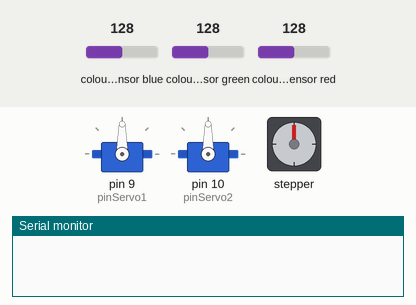
Simulated run of this sketch. Board: Arduino Uno, built with avr-gcc and run on an emulated ATmega328P. Shown: 2 × servo, stepper motor, the last lines printed to the serial monitor. Wiring (inferred from the names in the program): TCS3200 colour sensor: output pin 4; S2 A2; S3 A3; S0 A0; S1 A1. The inputs (shaded band) are chosen by the test bench; at power-on: colour sensor blue 128, colour sensor green 128, colour sensor red 128. Stepper angles assume 200 steps per turn.

Above: at 0.1 s.
At 2.19 s:
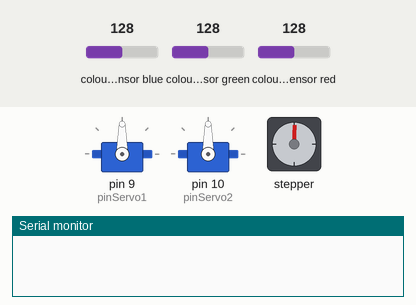
At 20.74 s:
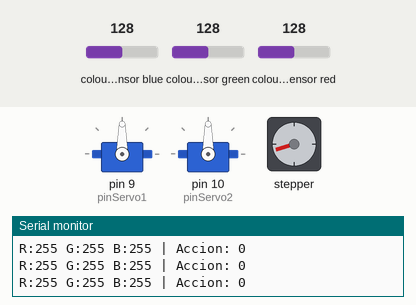
At 39.78 s:
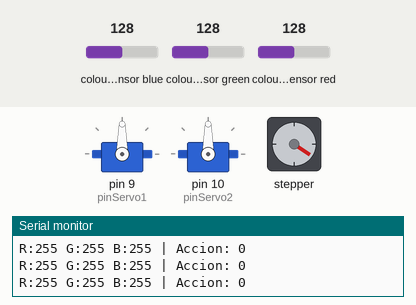
Timing chart, 0 to 40.0 s (numbered marks = the images above):
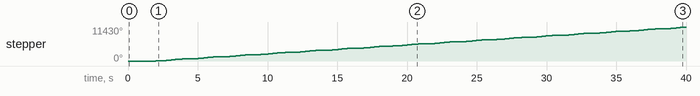

Measured:
- by itself, stepper: keeps turning clockwise at about 301°/s

The sketch:

Conveyor_Belt_D2_Student.ino
```cpp
/*
 * DESAFÍO 2 - Sorting por Color (TCS3200 + NEMA/EasyDriver)
 * * PASOS A SEGUIR EN LA EVALUACIÓN:
 * 1- Usar código Calibration_TCS3200 y encontrar los límites.
 * 2- Pegar los límites de tiempo en las constantes correspondientes.
 * 3- Verificar calibración correcta y establecer los límites para la detección de colores.
 * 4- Programar la rutina con servomotores para desviar el objeto resguardando los límites mecánicos.
 * 5- Mover la correa en pasos cortos hasta detectar variación, esperar 5s y evacuar por 10s.
 */

#include <Servo.h>
#include <AccelStepper.h>

// ====== PINES ======
// Stepper (HW-135 / EasyDriver)
const int pinStep = 2;
const int pinDir  = 3;

// Sensor GY-31 (TCS3200)
const int S0 = A0;
const int S1 = A1;
const int S2 = A2;
const int S3 = A3;
const int SENSOR_OUT = 4;

// Servos
const int pinServo1 = 9;
const int pinServo2 = 10;

// ====== LÍMITES MECÁNICOS ======
const int ANGULO_DESCANSO = 90;
const int ANGULO_MIN = 45;
const int ANGULO_MAX = 135;

// ====== OBJETOS ======
AccelStepper motorCorrea(1, pinStep, pinDir);
Servo servo1;
Servo servo2;

// ====== PASO 2: LÍMITES DE CALIBRACIÓN ======
// TODO: Pegar aquí los valores de tiempo medidos en la calibración
// (Nota: Negro = Tiempos largos, Blanco = Tiempos cortos)
const unsigned long R_BLACK = 600;
const unsigned long G_BLACK = 600;
const unsigned long B_BLACK = 600;

const unsigned long R_WHITE = 40;
const unsigned long G_WHITE = 40;
const unsigned long B_WHITE = 40;

void setup() {
  Serial.begin(9600);

  // Configuración Sensor
  pinMode(S0, OUTPUT);
  pinMode(S1, OUTPUT);
  pinMode(S2, OUTPUT);
  pinMode(S3, OUTPUT);
  pinMode(SENSOR_OUT, INPUT);

  // Escala de frecuencia al 100%
  digitalWrite(S0, HIGH);
  digitalWrite(S1, HIGH);

  // Configuración Servos
  servo1.attach(pinServo1);
  servo2.attach(pinServo2);

  // Seteo inicial seguro en posición de descanso (90°)
  moverServosSeguro(ANGULO_DESCANSO);

  // Configuración Dinámica de la Correa
  motorCorrea.setMaxSpeed(800.0);
  motorCorrea.setAcceleration(300.0);

  delay(2000);
}

void loop() {
  // PASO 5 (Inicio): Mover la correa en pasos cortos para búsqueda de objetos
  motorCorrea.move(400);
  motorCorrea.runToPosition();
  delay(200);

  // Leer canales del sensor
  unsigned long tR = leerColor(LOW, LOW);
  unsigned long tG = leerColor(HIGH, HIGH);
  unsigned long tB = leerColor(LOW, HIGH);

  // Mapear tiempos a escala estándar RGB 0-255
  int R = mapInvertidoConstrain(tR, R_BLACK, R_WHITE);
  int G = mapInvertidoConstrain(tG, G_BLACK, G_WHITE);
  int B = mapInvertidoConstrain(tB, B_BLACK, B_WHITE);

  // Clasificar color actual
  int accion = clasificarRGB(R, G, B);

  // Depuración en Monitor Serie
  Serial.print("R:"); Serial.print(R);
  Serial.print(" G:"); Serial.print(G);
  Serial.print(" B:"); Serial.print(B);
  Serial.print(" | Accion: "); Serial.println(accion);

  // Si se detecta una variación de color válida (distinta al fondo)
  if (accion != 0) {

    // PASO 4: Rutina con servomotores aplicando límites de seguridad
    switch (accion) {
      case 1:
        Serial.println("Clasificación (1): Direccionando a Caja 1 (90°)");
        moverServosSeguro(90);
        break;

      case 2:
        Serial.println("Clasificación (2): Direccionando a Caja 2 (45°)");
        moverServosSeguro(45);
        break;

      case 3:
        Serial.println("Clasificación (3): Direccionando a Caja 3 (135°)");
        moverServosSeguro(135);
        break;
    }

    // PASO 5 (Medio): Esperar 5 segundos tras detectar la variación y accionar servos
    delay(5000);

    // PASO 5 (Fin): Mover continuamente por 10 segundos para evacuar el objeto
    Serial.println("Moviendo continuamente por 10s...");
    motorCorrea.move(50000L);

    unsigned long tiempoInicio = millis();
    while (millis() - tiempoInicio < 10000) {
      motorCorrea.run();
    }

    // Detención controlada de la correa
    motorCorrea.stop();
    while (motorCorrea.distanceToGo() != 0) {
      motorCorrea.run();
    }

    // Retorno automático de servomotores a su ángulo inicial de descanso
    Serial.println("Retornando palas a posición de descanso (90°)");
    moverServosSeguro(ANGULO_DESCANSO);
  }
}

// ====== FUNCIONES AUXILIARES ======

/*
 * Función: moverServosSeguro
 * Parámetros: int angulo
 * Descripción: Filtra el ángulo solicitado a través de un rango restrictivo
 * para impedir colisiones mecánicas del chasis (45° a 135°).
 */
void moverServosSeguro(int angulo) {
  int anguloProtegido = constrain(angulo, ANGULO_MIN, ANGULO_MAX);
  servo1.write(anguloProtegido);
  servo2.write(anguloProtegido);
}

unsigned long leerColor(bool s2State, bool s3State) {
  digitalWrite(S2, s2State);
  digitalWrite(S3, s3State);
  delayMicroseconds(300);
  unsigned long t = pulseIn(SENSOR_OUT, LOW, 25000UL);
  return t;
}

int mapInvertidoConstrain(unsigned long t, unsigned long t_black, unsigned long t_white) {
  long val = map(t, t_white, t_black, 255, 0);
  if (val < 0) val = 0;
  if (val > 255) val = 255;
  return (int)val;
}

// PASO 3: Verificar calibración y establecer límites de detección
int clasificarRGB(int r, int g, int b) {
  // TODO: Ajustar los márgenes lógicos según las lecturas reales del entorno

  // Ejemplo: Detección de color predominantemente ROJO -> Caja 1
  if (r > 180 && g < 100 && b < 100) {
    return 1;
  }

  // Ejemplo: Detección de color predominantemente VERDE -> Caja 2
  else if (r < 100 && g > 180 && b < 130) {
    return 2;
  }

  // Ejemplo: Detección de color predominantemente AZUL -> Caja 3
  else if (r < 100 && g < 130 && b > 180) {
    return 3;
  }

  return 0;
}
```
